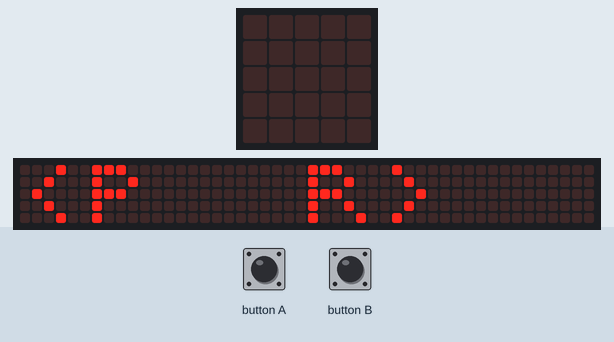
The program below on a simulated BBC micro:bit (MakeCode). Shown: the board's 5×5 LED display, a strip that is not on the board, showing the scrolling text unrolled. Inputs (shaded band) come from the test bench. Random numbers come from a fixed seed; the 48×5 strip is a reading aid, not a part: it shows the text the display is scrolling, unrolled, one strip-width of it at a time.

Above: at 5.9 s.
7.6 s: button A pressed for 0.15 s
At 8.0 s:
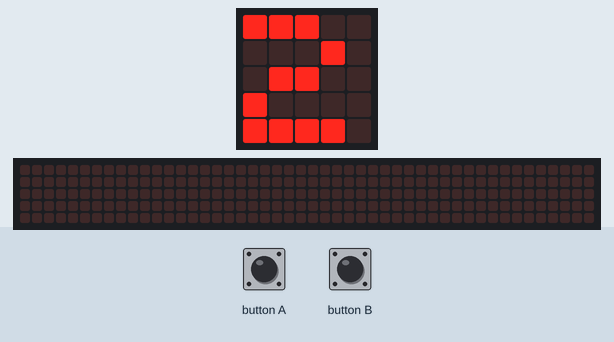
At 9.9 s:
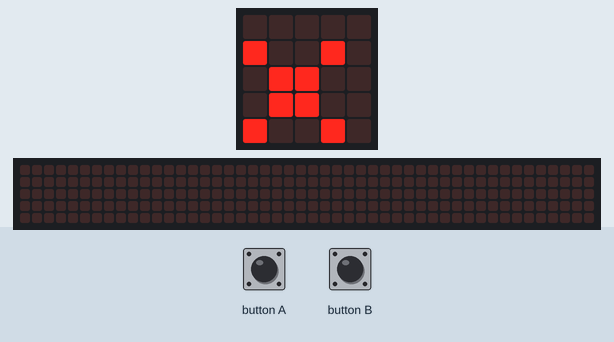
Timing chart, 0 to 11.4 s (numbered marks = the images above; inputs shaded):
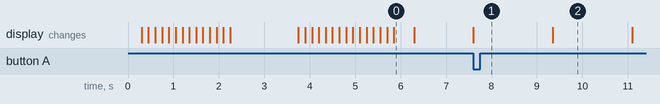

The program:

main.ts
```typescript
let num2 = 0
let num1 = 0
basic.showString("<P  R>")
basic.forever(function on_forever() {

    if (input.buttonIsPressed(Button.A)) {
        num1 = randint(0, 10)
        num2 = randint(0, 10)
        basic.showNumber(num1)
        basic.pause(1000)
        basic.showString("x")
        basic.pause(1000)
        basic.showNumber(num2)
        basic.pause(1000)
        basic.showString("= ???")
    } else if (input.buttonIsPressed(Button.B)) {
        basic.showNumber(num1 * num2)
    }

})
```

test.ts
```typescript
// testes vão aqui; isto não será compilado quando este pacote for usado como uma extensão.
```

Measured:
- after the input at 7.6 s, the display: changes at once (image 1)
- what the display in image 0 shows lasts 0.4 s, from 5.9 s to 6.3 s
